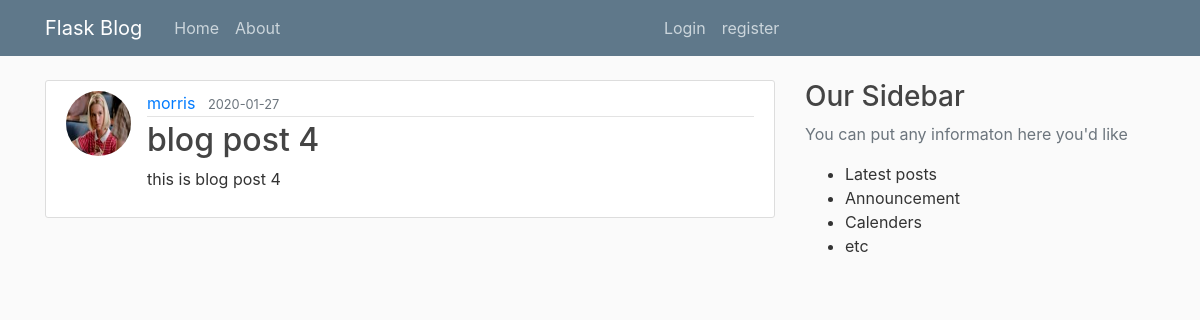
/post/6, run on the app's committed database.
### flaskblog/models.py (models this page shows, shortened)
class User(db.Model , UserMixin):
    id = db.Column(db.Integer,primary_key=True)
    username = db.Column(db.String(20),unique=True,nullable=False)
    email = db.Column(db.String(120),unique=True,nullable=False)
    image_file = db.Column(db.String(20),nullable=False,default='default.jpg')
    password = db.Column(db.String(60) , nullable=False)
    posts = db.relationship('Post', backref='author', lazy=True)

class Post(db.Model):
    id = db.Column(db.Integer, primary_key=True)
    title  = db.Column(db.String(20), nullable=False)
    date_posted = db.Column(db.DateTime, nullable=False, default=datetime.utcnow)
    content = db.Column(db.Text, nullable=False)
    user_id = db.Column(db.Integer,db.ForeignKey('user.id'), nullable=False)

### flaskblog/routes.py (the view)
@app.route('/post/<int:post_id>')
def post(post_id):
    post  = Post.query.get_or_404(post_id)
    return render_template('post.html', title = post.title, post=post)

### flaskblog/templates/post.html (shortened to what this page needs)
{% extends 'layout.html' %}
{% block content %}
       <article class="media content-section">
        <img src="{{url_for('static',filename='profile_Pics/' + post.author.image_file)}}" alt="" class="rounded-circle article-img">
        <div class="media-body">
          <div class="article-metadata">
            <a class="mr-2" href="{{url_for('user_posts',username=post.author.username )}}">{{ post.author.username }}</a>
            <small class="text-muted">{{ post.date_posted.strftime('%Y-%m-%d') }}</small>
          </div>
          <h2 class="article-title">{{ post.title }}</h2>
          <p class="article-content">{{ post.content }}</p>
        </div>
      </article>
 {% endblock content %}

### flaskblog/static/main.css (style rules this page uses)
body { background: #fafafa; color: #333333; margin-top: 5rem; }
h1, h2, h3, h4, h5, h6 { color: #444444; }
.content-section { background: #ffffff; padding: 10px 20px; border: 1px solid #dddddd; border-radius: 3px; margin-bottom: 20px; }
.article-title { color: #444444; }
.article-content { white-space: pre-line; }
.article-img { height: 65px; width: 65px; margin-right: 16px; }
.article-metadata { padding-bottom: 1px; margin-bottom: 4px; border-bottom: 1px solid #e3e3e3 }

### data on the page
User: image_file (picture), author.username "morris"
Post: date_posted "2020-01-27", title "blog post 4", content "this is blog post 4"
